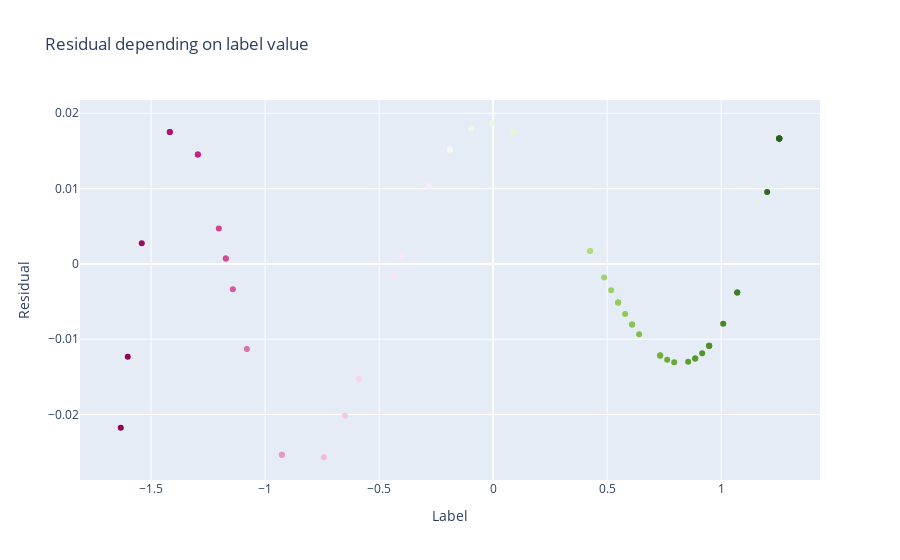
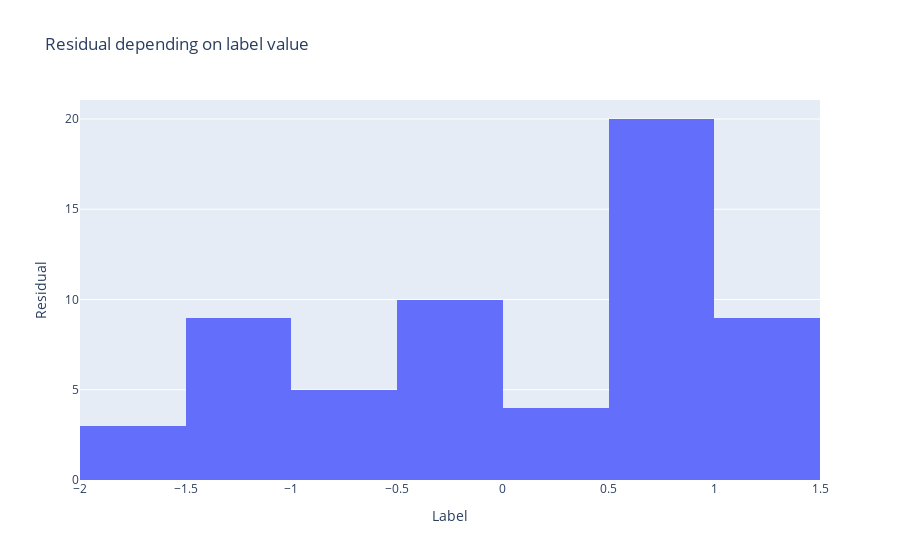

Here is the notebook cell these charts were saved with, in order:
### Code cell
import plotly.graph_objects as go

def plot_errors_labels_comparison(model:GNN_naive_framework,graph:torch_geometric.data.Data,plot_attention_weights=False):
    if plot_attention_weights:
        preds, (adj, alpha) = model.predict(graph.x,
                                    graph.edge_index,
                                    graph.edge_attr,
                                    return_attention_weights=True)
    else:
        preds = model.predict(graph.x,
                                    graph.edge_index,
                                    graph.edge_attr,
                                    return_attention_weights=False)
        
    preds = np.array(preds.detach().to("cpu"))
    preds = np.squeeze(preds)
    labels = np.array(participant_graph.y)
    labels = np.squeeze(labels)

    errors = labels-preds


    fig = go.Figure()
    fig.add_trace(go.Scatter(
        x = labels,
        y = errors,
        mode = "markers",
        marker=dict(color=preds)
    ))
    fig.update_layout(
        title="Residual depending on label value",
        xaxis_title="Label",
        yaxis_title="Residual"
    )
    fig.show()

    fig = go.Figure()
    fig.add_trace(go.Histogram(
        x = preds)
    )
    fig.update_layout(
        title="Residual depending on label value",
        xaxis_title="Label",
        yaxis_title="Residual"
    )
    fig.show()

    if plot_attention_weights:
        from torch_geometric.utils import (
            add_self_loops,
            is_torch_sparse_tensor,
            remove_self_loops,
            softmax,
            to_dense_adj
        )

        matrix_alpha = to_dense_adj(adj, edge_attr = alpha).cpu().detach()
        matrix_alpha = matrix_alpha.squeeze()
        fig = px.imshow(matrix_alpha)
        fig.update_layout(
            title="Alpha: the message passing strength between nodes"
        )
        fig.show()

plot_errors_labels_comparison(complete_model,participant_graph,False)

### Figure 1 — Plotly figure (JSON) as saved in the notebook; plotly's stock layout.template omitted (floating-point values rounded to 4 significant figures)
{"data": [{"marker": {"color": [-1.173, -1.173, 0.6498, 0.5856, -0.0235, 0.4886, 0.8988, 0.9585, 0.8988, 0.8071, -1.59, -0.9011, 0.5534, -0.2043, 0.9288, -0.2043, 0.5534, -0.6298, -0.2916, 0.8685, 0.7448, 0.776, 1.238, 1.238, 1.074, -0.2916, -1.208, 1.074, -1.436, 0.9585, -1.31, 0.5534, -0.2043, 0.7448, 0.521, 1.238, 0.7448, -0.7164, -0.1149, -1.069, -1.138, 0.9585, -0.9011, 0.6178, 1.238, -1.611, 0.06992, -0.4052, -1.31, 1.017, -0.4052, -0.5732, -1.544, 0.6178, -1.436, 0.4237, -0.4333, 0.4237, 1.238, 1.192]}, "mode": "markers", "type": "scatter", "x": [-1.172, -1.172, 0.6404, 0.579, -0.004758, 0.4868, 0.8862, 0.9476, 0.8862, 0.794, -1.602, -0.9264, 0.5483, -0.1891, 0.9169, -0.1891, 0.5483, -0.6499, -0.2813, 0.8555, 0.7326, 0.7633, 1.255, 1.255, 1.071, -0.2813, -1.203, 1.071, -1.418, 0.9476, -1.295, 0.5483, -0.1891, 0.7326, 0.5175, 1.255, 0.7326, -0.7421, -0.09693, -1.08, -1.141, 0.9476, -0.9264, 0.6097, 1.255, -1.633, 0.08741, -0.4042, -1.295, 1.009, -0.4042, -0.5885, -1.541, 0.6097, -1.418, 0.4254, -0.4349, 0.4254, 1.255, 1.202], "y": [0.0007157, 0.0007157, -0.009332, -0.006647, 0.01874, -0.001819, -0.01257, -0.01086, -0.01257, -0.01306, -0.01232, -0.02536, -0.005124, 0.01518, -0.01186, 0.01518, -0.005124, -0.02017, 0.01029, -0.01299, -0.01217, -0.01273, 0.01666, 0.01666, -0.003788, 0.01029, 0.004689, -0.003788, 0.01751, -0.01086, 0.01452, -0.005124, 0.01518, -0.01217, -0.003508, 0.01666, -0.01217, -0.02568, 0.01802, -0.01132, -0.003365, -0.01086, -0.02536, -0.008056, 0.01666, -0.02176, 0.01749, 0.001079, 0.01452, -0.00796, 0.001079, -0.01527, 0.002735, -0.008056, 0.01751, 0.001695, -0.001568, 0.001695, 0.01666, 0.009555]}], "layout": {"title": {"text": "Residual depending on label value"}, "xaxis": {"title": {"text": "Label"}}, "yaxis": {"title": {"text": "Residual"}}}}

### Figure 2 — Plotly figure (JSON) as saved in the notebook; plotly's stock layout.template omitted (floating-point values rounded to 4 significant figures)
{"data": [{"type": "histogram", "x": [-1.173, -1.173, 0.6498, 0.5856, -0.0235, 0.4886, 0.8988, 0.9585, 0.8988, 0.8071, -1.59, -0.9011, 0.5534, -0.2043, 0.9288, -0.2043, 0.5534, -0.6298, -0.2916, 0.8685, 0.7448, 0.776, 1.238, 1.238, 1.074, -0.2916, -1.208, 1.074, -1.436, 0.9585, -1.31, 0.5534, -0.2043, 0.7448, 0.521, 1.238, 0.7448, -0.7164, -0.1149, -1.069, -1.138, 0.9585, -0.9011, 0.6178, 1.238, -1.611, 0.06992, -0.4052, -1.31, 1.017, -0.4052, -0.5732, -1.544, 0.6178, -1.436, 0.4237, -0.4333, 0.4237, 1.238, 1.192]}], "layout": {"title": {"text": "Residual depending on label value"}, "xaxis": {"title": {"text": "Label"}}, "yaxis": {"title": {"text": "Residual"}}}}
